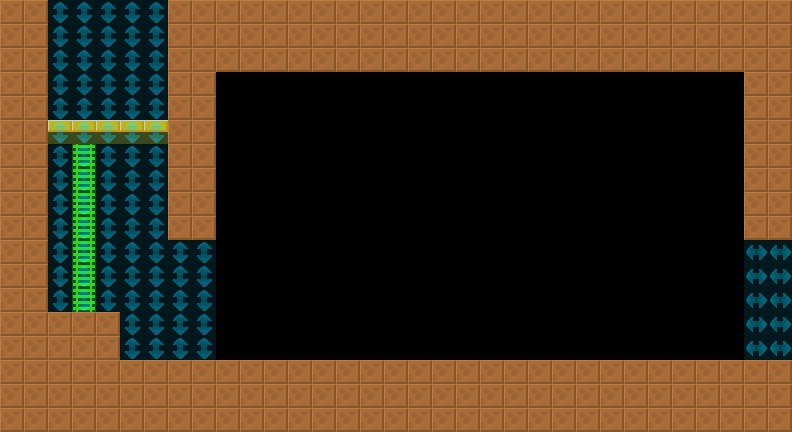

The image is a tile-based game level rendered from a .tmx file. Its description and source (layers, tilesets, objects; grid data summarised) follow:
An orthogonal 33x18 tile map with 24x24 px tiles, 2 tile layers (col, lnk), 2 tilesets and 3 objects (2x Door, SpecialEquipment).

<map version="1.4" tiledversion="1.4.2" orientation="orthogonal" renderorder="right-down" width="33" height="18" tilewidth="24" tileheight="24" infinite="0" nextlayerid="4" nextobjectid="8">
 <tileset firstgid="6" source="../../lnk.tsx" />
 <tileset firstgid="1" source="../../col.tsx" />
 <layer id="1" name="col" width="33" height="18">
  <data>[594 cells, 253 non-empty, 3 distinct tile ids]</data>
 </layer>
 <layer id="2" name="lnk" width="33" height="18" opacity="0.5">
  <data>[594 cells, 89 non-empty, 2 distinct tile ids]</data>
 </layer>
 <objectgroup id="3" name="markers" opacity="0.5">
  <object id="1" name="SpecialEquipment" type="SpecialEquipment" x="216" y="72" width="528" height="288">
   <properties>
    <property name="yr" value="0" />
    <property name="xr" value="0" />
   </properties>
  </object>
  <object id="2" name="Door" type="Door" x="192" y="336" width="24" height="24">
   <properties>
    <property name="yr" value="0" />
    <property name="xr" value="0" />
   </properties>
  </object>
  <object id="3" name="Door" type="Door" x="744" y="336" width="24" height="24">
   <properties>
    <property name="yr" value="0" />
    <property name="xr" value="0" />
   </properties>
  </object>
 </objectgroup>
</map>
